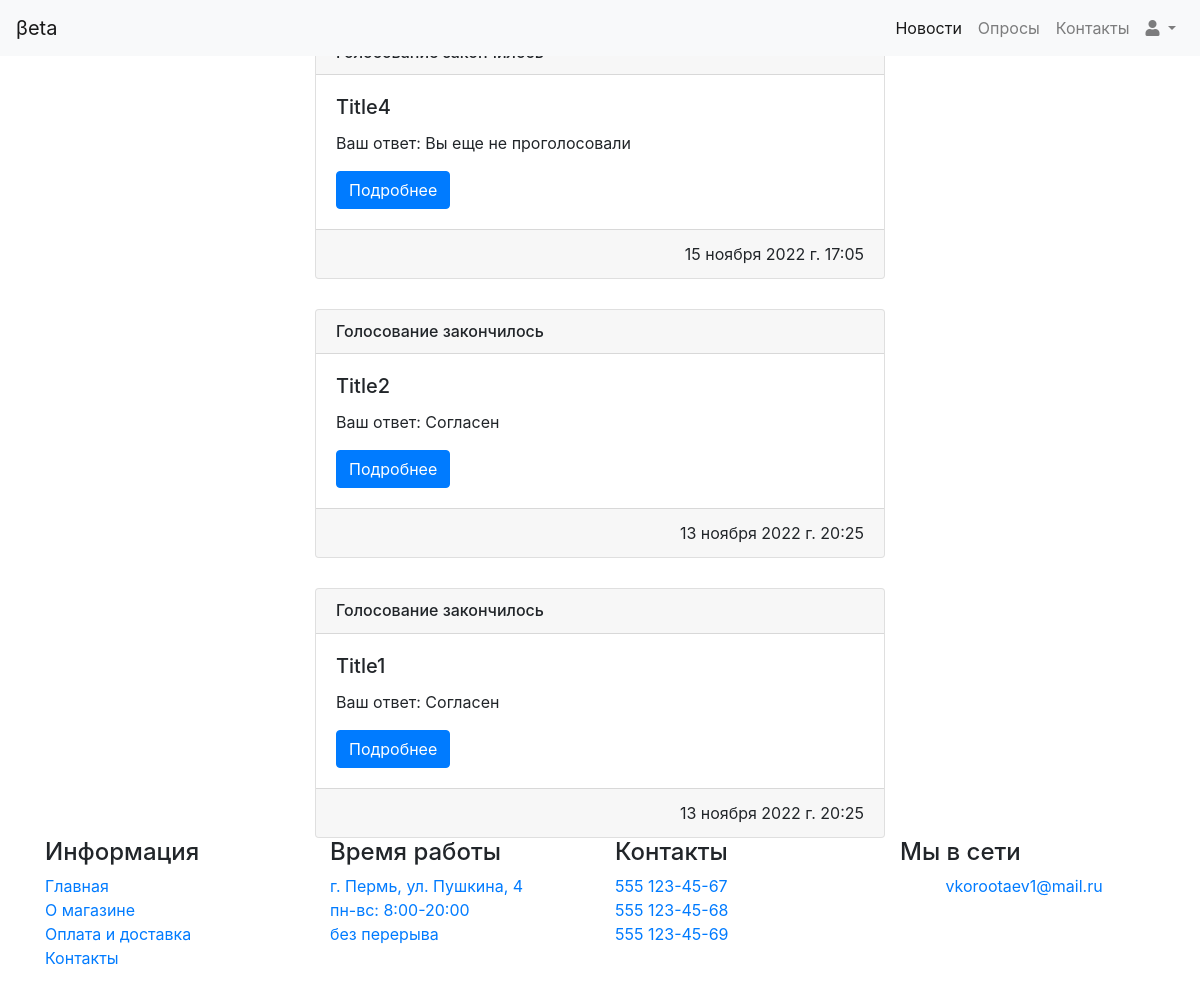
Page /quizes/ (signed in) on the earlier database version.
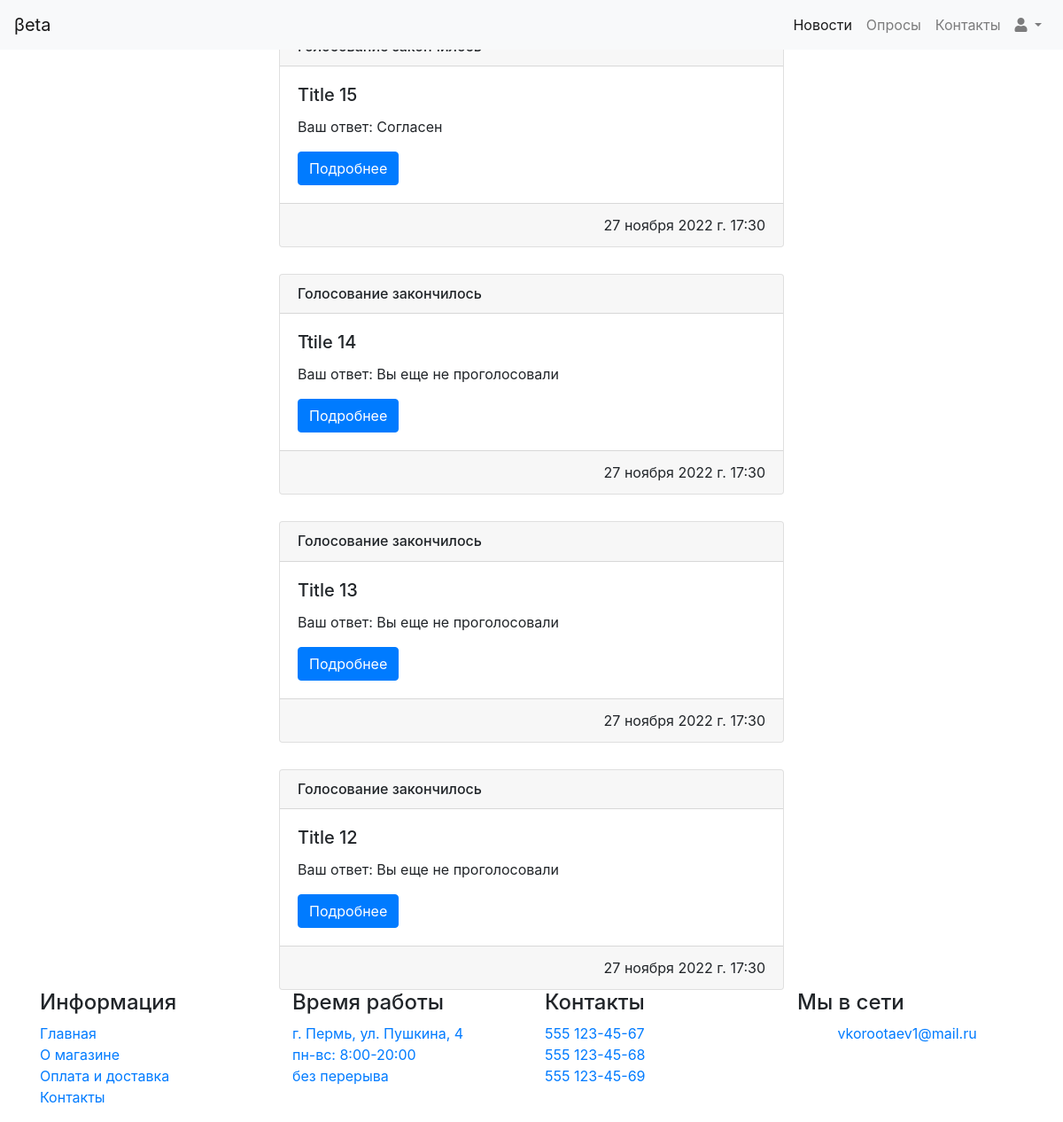
Same page on the later database version.
### quiz/models.py (models this page shows, shortened)
class Quiz(models.Model):
    title = models.CharField(max_length=150, verbose_name='Заголовок')
    text = models.TextField(blank=True, verbose_name='Текст опроса')
    created_at = models.DateTimeField(auto_now_add=True, verbose_name='Дата создания')
    updated_at = models.DateTimeField(auto_now=True, verbose_name='Дата обновления')
    house = models.ManyToManyField(House, 'Дом')
    finished_at = models.DateTimeField(verbose_name='Дата окончания')
    def get_absolute_url(self):
        return reverse('view_quiz', kwargs={'quiz_id': self.pk})
    class Meta:
        verbose_name = "Опрос"
        verbose_name_plural = "Опросы"
        ordering = ['created_at', '-finished_at']

class Answer(models.Model):
    quiz = models.ForeignKey(Quiz, on_delete=models.CASCADE, verbose_name='Опрос')
    user = models.ForeignKey(User, on_delete=models.CASCADE, verbose_name='Пользователь')
    answer = models.CharField(choices=answer_choice, max_length=10, verbose_name='Ответ')
    created_at = models.DateTimeField(auto_now=True, verbose_name='Дата создания')
    comment = models.TextField(blank=True, verbose_name='Комментарий')
    def get_display_answer(self):
        return self.get_answer_display()
    class Meta:
        unique_together = ['quiz', 'user']
        verbose_name = "Ответ"
        verbose_name_plural = "Ответы"
        ordering = ['id', 'created_at']

### quiz/views.py (the view)
# urls.py: path('quizes/', All_quiz.as_view(), name='quizes'),
@method_decorator(login_required(login_url='login'), name='dispatch')
class All_quiz(Number_of_not_answers, ListView):
    paginate_by = 4
    model = Quiz
    template_name = 'quiz/quizes.html'
    context_object_name = 'list'
    def get_queryset(self):
        return Quiz.objects.filter(house=self.request.user.house.id).order_by('-created_at').prefetch_related(
            Prefetch('answer_set', queryset=Answer.objects.filter(user=self.request.user.id)))

### quiz/views.py (called while the page is built)
    def get_context_data(self, *, object_list=None, **kwargs):
        try:
            now = datetime.datetime.now(tz=timezone.utc)
            count_active_quiz = Quiz.objects.filter(house=self.request.user.house.id, finished_at__gt=now)
            count_active_answers = Answer.objects.filter(quiz__in=count_active_quiz)
            count_active_not_answer = len(count_active_quiz) - len(count_active_answers)
            context = {
                'count': count_active_not_answer
            }
        except:
            context = {'count': 0}
        return super().get_context_data(**context)

### quiz/templates/quiz/quizes.html (shortened to what this page needs)
{% extends 'base.html' %}
{% block content %}
    <div class="col-12 col-md-10 col-lg-8 col-xl-6 content">
        {% for item in list %}
            <div class="card">
                <div class="card-header">
                    {% now "Y-m-d-H-i-s" as now_datetime %}
                    {% if now_datetime > item.finished_at|date:"Y-m-d-H-i-s" %}
                        <div>
                            <h6>Голосование закончилось</h6>
                        </div>
                    {% else %}
                        <div>
                            <h6>Голосование активно (закончится {{ item.finished_at }})</h6>
                        </div>
                    {% endif %}
                </div>
                <div class="card-body">
                    <h5 class="card-title">{{ item.title }}</h5>
                    {% if item.answer_set.all.count != 0 %}
                        <p class="card-text">Ваш ответ: {{ item.answer_set.all.first.get_display_answer }}</p>
                    {% else %}
                        <p class="card-text">Ваш ответ: Вы еще не проголосовали </p>
                    {% endif %}
                    <a href="{{ item.get_absolute_url}}" class="btn btn-primary">Подробнее</a>
                </div>
                <div class="card-footer">{{ item.created_at }}</div>
            </div>
        {% endfor %}
    </div>
{% endblock %}

Differences in the rows shown:
no longer on this page (row edited): Quiz: title "Title4", shows "Ваш ответ: Вы еще не проголосовали", created_at "15 ноября 2022 г. 17:05"
no longer on this page (row edited): Quiz: shows "Голосование закончилось", title "Title2", answer_set.all.first.get_display_answer "Согласен", created_at "13 ноября 2022 г. 20:25"
no longer on this page (row unchanged): Quiz: shows "Голосование закончилось", title "Title1", answer_set.all.first.get_display_answer "Согласен", created_at "13 ноября 2022 г. 20:25"
added Quiz: title "Title 15", answer_set.all.first.get_display_answer "Согласен", created_at "27 ноября 2022 г. 17:30"
added Quiz: shows "Голосование закончилось", title "Ttile 14", shows "Ваш ответ: Вы еще не проголосовали", created_at "27 ноября 2022 г. 17:30"
added Quiz: shows "Голосование закончилось", title "Title 13", shows "Ваш ответ: Вы еще не проголосовали", created_at "27 ноября 2022 г. 17:30"
added Quiz: shows "Голосование закончилось", title "Title 12", shows "Ваш ответ: Вы еще не проголосовали", created_at "27 ноября 2022 г. 17:30"
